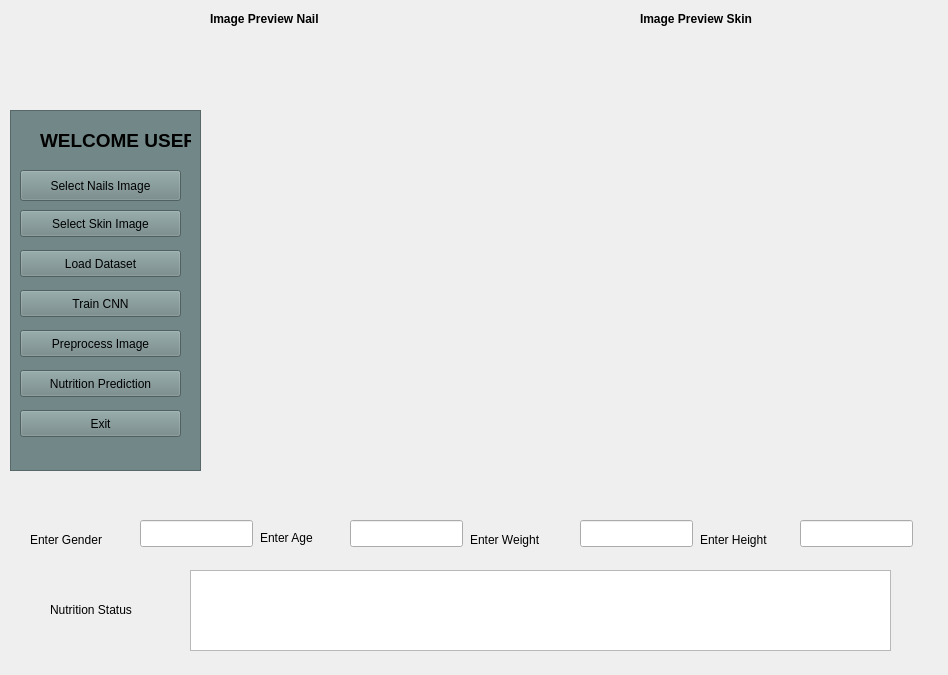
<?xml version="1.0" encoding="UTF-8"?>
<ui version="4.0">
 <class>Home</class>
 <widget class="QMainWindow" name="Home">
  <property name="geometry">
   <rect>
    <x>0</x>
    <y>0</y>
    <width>948</width>
    <height>675</height>
   </rect>
  </property>
  <property name="windowTitle">
   <string>MainWindow</string>
  </property>
  <widget class="QWidget" name="centralwidget">
   <widget class="QFrame" name="frame">
    <property name="geometry">
     <rect>
      <x>10</x>
      <y>110</y>
      <width>191</width>
      <height>361</height>
     </rect>
    </property>
    <property name="styleSheet">
     <string notr="true">border-color: rgb(0, 0, 0);
background-color: rgb(114, 135, 135);</string>
    </property>
    <property name="frameShape">
     <enum>QFrame::StyledPanel</enum>
    </property>
    <property name="frameShadow">
     <enum>QFrame::Raised</enum>
    </property>
    <widget class="QPushButton" name="pushButton">
     <property name="geometry">
      <rect>
       <x>10</x>
       <y>60</y>
       <width>161</width>
       <height>31</height>
      </rect>
     </property>
     <property name="text">
      <string>Select Nails Image</string>
     </property>
    </widget>
    <widget class="QPushButton" name="pushButton_2">
     <property name="geometry">
      <rect>
       <x>10</x>
       <y>140</y>
       <width>161</width>
       <height>27</height>
      </rect>
     </property>
     <property name="text">
      <string>Load Dataset</string>
     </property>
    </widget>
    <widget class="QPushButton" name="pushButton_3">
     <property name="geometry">
      <rect>
       <x>10</x>
       <y>180</y>
       <width>161</width>
       <height>27</height>
      </rect>
     </property>
     <property name="text">
      <string>Train CNN</string>
     </property>
    </widget>
    <widget class="QLabel" name="label_4">
     <property name="geometry">
      <rect>
       <x>30</x>
       <y>10</y>
       <width>151</width>
       <height>41</height>
      </rect>
     </property>
     <property name="font">
      <font>
       <pointsize>14</pointsize>
       <weight>75</weight>
       <bold>true</bold>
      </font>
     </property>
     <property name="text">
      <string>WELCOME USER</string>
     </property>
    </widget>
    <widget class="QPushButton" name="pushButton_5">
     <property name="geometry">
      <rect>
       <x>10</x>
       <y>300</y>
       <width>161</width>
       <height>27</height>
      </rect>
     </property>
     <property name="text">
      <string>Exit</string>
     </property>
    </widget>
    <widget class="QPushButton" name="pushButton_6">
     <property name="geometry">
      <rect>
       <x>10</x>
       <y>220</y>
       <width>161</width>
       <height>27</height>
      </rect>
     </property>
     <property name="text">
      <string>Preprocess Image</string>
     </property>
    </widget>
    <widget class="QPushButton" name="pushButton_7">
     <property name="geometry">
      <rect>
       <x>10</x>
       <y>260</y>
       <width>161</width>
       <height>27</height>
      </rect>
     </property>
     <property name="text">
      <string>Nutrition Prediction</string>
     </property>
    </widget>
    <widget class="QPushButton" name="pushButton_4">
     <property name="geometry">
      <rect>
       <x>10</x>
       <y>100</y>
       <width>161</width>
       <height>27</height>
      </rect>
     </property>
     <property name="text">
      <string>Select Skin Image</string>
     </property>
    </widget>
   </widget>
   <widget class="QLabel" name="label">
    <property name="geometry">
     <rect>
      <x>210</x>
      <y>10</y>
      <width>151</width>
      <height>17</height>
     </rect>
    </property>
    <property name="font">
     <font>
      <weight>75</weight>
      <bold>true</bold>
     </font>
    </property>
    <property name="text">
     <string>Image Preview Nail</string>
    </property>
   </widget>
   <widget class="QLabel" name="label_5">
    <property name="geometry">
     <rect>
      <x>220</x>
      <y>40</y>
      <width>311</width>
      <height>411</height>
     </rect>
    </property>
    <property name="text">
     <string/>
    </property>
   </widget>
   <widget class="QLabel" name="label_10">
    <property name="geometry">
     <rect>
      <x>900</x>
      <y>930</y>
      <width>161</width>
      <height>31</height>
     </rect>
    </property>
    <property name="text">
     <string>Disease Predictions</string>
    </property>
   </widget>
   <widget class="QTextEdit" name="textEdit_2">
    <property name="enabled">
     <bool>false</bool>
    </property>
    <property name="geometry">
     <rect>
      <x>1080</x>
      <y>900</y>
      <width>571</width>
      <height>121</height>
     </rect>
    </property>
   </widget>
   <widget class="QLabel" name="label_2">
    <property name="geometry">
     <rect>
      <x>260</x>
      <y>530</y>
      <width>81</width>
      <height>16</height>
     </rect>
    </property>
    <property name="text">
     <string>Enter Age</string>
    </property>
   </widget>
   <widget class="QLineEdit" name="lineEdit">
    <property name="geometry">
     <rect>
      <x>350</x>
      <y>520</y>
      <width>113</width>
      <height>27</height>
     </rect>
    </property>
   </widget>
   <widget class="QLabel" name="label_3">
    <property name="geometry">
     <rect>
      <x>470</x>
      <y>530</y>
      <width>101</width>
      <height>20</height>
     </rect>
    </property>
    <property name="text">
     <string>Enter Weight</string>
    </property>
   </widget>
   <widget class="QLineEdit" name="lineEdit_2">
    <property name="geometry">
     <rect>
      <x>580</x>
      <y>520</y>
      <width>113</width>
      <height>27</height>
     </rect>
    </property>
   </widget>
   <widget class="QLabel" name="label_6">
    <property name="geometry">
     <rect>
      <x>700</x>
      <y>530</y>
      <width>91</width>
      <height>20</height>
     </rect>
    </property>
    <property name="text">
     <string>Enter Height</string>
    </property>
   </widget>
   <widget class="QLineEdit" name="lineEdit_3">
    <property name="geometry">
     <rect>
      <x>800</x>
      <y>520</y>
      <width>113</width>
      <height>27</height>
     </rect>
    </property>
   </widget>
   <widget class="QLabel" name="label_7">
    <property name="geometry">
     <rect>
      <x>50</x>
      <y>600</y>
      <width>121</width>
      <height>20</height>
     </rect>
    </property>
    <property name="text">
     <string>Nutrition Status</string>
    </property>
   </widget>
   <widget class="QTextEdit" name="textEdit">
    <property name="geometry">
     <rect>
      <x>190</x>
      <y>570</y>
      <width>701</width>
      <height>81</height>
     </rect>
    </property>
   </widget>
   <widget class="QLabel" name="label_8">
    <property name="geometry">
     <rect>
      <x>640</x>
      <y>10</y>
      <width>151</width>
      <height>17</height>
     </rect>
    </property>
    <property name="font">
     <font>
      <weight>75</weight>
      <bold>true</bold>
     </font>
    </property>
    <property name="text">
     <string>Image Preview Skin</string>
    </property>
   </widget>
   <widget class="QLabel" name="label_9">
    <property name="geometry">
     <rect>
      <x>600</x>
      <y>40</y>
      <width>321</width>
      <height>411</height>
     </rect>
    </property>
    <property name="text">
     <string/>
    </property>
   </widget>
   <widget class="QLabel" name="label_11">
    <property name="geometry">
     <rect>
      <x>30</x>
      <y>530</y>
      <width>101</width>
      <height>20</height>
     </rect>
    </property>
    <property name="text">
     <string>Enter Gender</string>
    </property>
   </widget>
   <widget class="QLineEdit" name="lineEdit_4">
    <property name="geometry">
     <rect>
      <x>140</x>
      <y>520</y>
      <width>113</width>
      <height>27</height>
     </rect>
    </property>
   </widget>
  </widget>
 </widget>
 <resources/>
 <connections/>
</ui>
